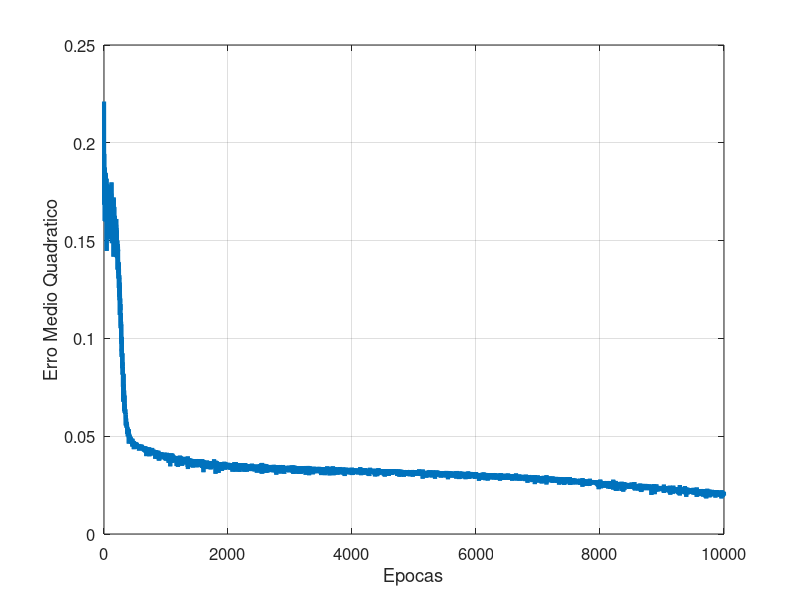
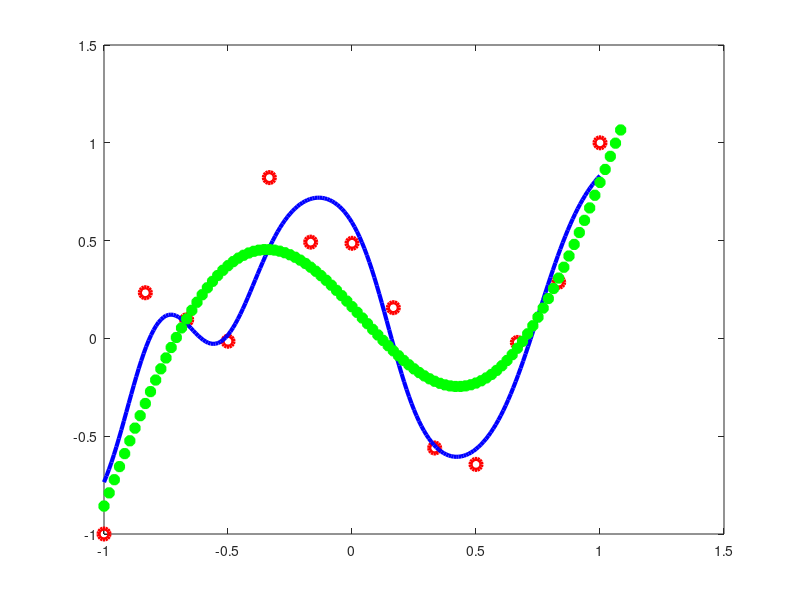

MATLAB code for these plots, in order:
% Implementacao da rede MLP canonica (backpropagation com gradiente descendente)
% Usando as funcoes built-in (internas) do matlab
%
% Objetivo: demonstrar a problematica do OVERFITTING a dados ruidosos
%
% Nota: o mapeamento a ser aprendido eh estatico e unidimensional, logo
%       a rede neural terá uma entrada e uma saida apenas. O unico parametro
%       variavel eh o numero de neuronios ocultos.
%
% Exemplo para disciplina de ICA
% Autor: Guilherme de A. Barreto
% Date: 16/05/2023
%
%
% X = Vetor de entrada
% d = saida desejada (escalar)
% W = Matriz de pesos Entrada -> Camada Oculta
% M = Matriz de Pesos Camada Oculta -> Camada saida
% eta = taxa de aprendizagem
% alfa = fator de momento

clear; clc; %close all;

% Carrega DADOS
%=================
D=load('noisy1d.dat');        % observacoes ruidosas da funcao
Real=load('function1d.dat');  % funcao deterministica (i.e. sem ruido)

% pares (entrada, saida) = (x,d)
x=D(:,1); d=D(:,2);

% Normaliza dados ruidosos
x_min=min(x); x_max=max(x);  % limites necessarios para normalizacao
d_min=min(d); d_max=max(d); % limites necessarios para normalizacao
x=2*(x - x_min)/(x_max-x_min)-1; % normaliza entradas entre -1 e 1
d=2*(d - d_min)/(d_max-d_min)-1;  % normaliza saidas entre -1 e 1

% Normaliza dados da funcao real (deterministica)
Rx=2*(Real(:,1) - x_min)/(x_max-x_min)-1; % normaliza entradas entre -1 e 1
Ry=2*(Real(:,2) - d_min)/(d_max-d_min)-1; % normaliza entradas entre -1 e 1

[LinD ColD]=size(D);

% DEFINE ARQUITETURA DA REDE
%===========================
Ne = 10000; % No. de epocas de treinamento
Ni = 1;   % No. de unidades de entrada
Nh = 50;   % No. de neuronios na camada oculta
No = 1;   % No. de neuronios na camada de saida

eta=0.1;   % Passo de aprendizagem

% Inicia matrizes de pesos
WW=rand(Nh,Ni+1);   % Pesos entrada -> camada oculta
MM=rand(No,Nh+1);   % Pesos camada oculta -> camada de saida

WW=2*WW-1;
MM=2*MM-1;

%%% ETAPA DE TREINAMENTO
for t=1:Ne,

    Epoca=t

    % Embaralha vetores de treinamento e saidas desejadas
    I=randperm(LinD);
    x=x(I); d=d(I);

    EQ=0;
    for tt=1:LinD,   % Inicia LOOP de epocas de treinamento
        % CAMADA OCULTA
        X=[+1; x(tt)];        % Constroi vetor de entrada com adicao da entrada x0=-1
        Ui = WW * X;          % Ativacao (net) dos neuronios da camada oculta

        aux=exp(-Ui);
        %Zi = 1./(1+exp(-Ui)); % Saida entre [0,1] (sigmoide logistica)
        Zi = (1-aux)./(1+aux); % Saida entre [-1,1] (tangente hiperbolica)

        % CAMADA DE SAIDA
        Z=[+1; Zi];           % Constroi vetor de entrada DESTA CAMADA com adicao da entrada y0=-1
        Ak = MM * Z;          % Ativacao (net) dos neuronios da camada de saida

        aux=exp(-Ak);
        %Yk = Ak;	      % Saida linear = funcao identidade
        %Yk = 1./(1+aux); % Saida entre [0,1] (sigmoide logistica)
        Yk = (1-aux)./(1+aux); % Saida entre [-1,1] (tangente hiperbolica)

        % CALCULO DO ERRO
        Ek = d(tt) - Yk;           % erro entre a saida desejada e a saida da rede
        EQ = EQ + 0.5*sum(Ek.^2);     % soma do erro quadratico de todos os neuronios p/ VETOR DE ENTRADA

        %%% CALCULO DOS GRADIENTES LOCAIS
        %Dk = 1;		    % derivada da funcao identidade (camada de saida)
        %Dk = Yk.*(1 - Yk);  % derivada da sigmoide logistica (camada de saida)
        Dk = 0.5*(1 - Yk.*Yk);  % derivada da tangente hiperbolica (camada de saida)
        DDk = Ek.*Dk;       % gradiente local (camada de saida)

        %Di = Zi.*(1 - Zi); % derivada da sigmoide logistica (camada oculta)
        Di = 0.5*(1 - Zi.*Zi); % derivada da tangente hiperbolica (camada oculta)
        DDi = Di.*(MM(:,2:end)'*DDk);    % gradiente local (camada oculta)


        MM = MM + eta*(DDk)*Z'; % AJUSTE DOS PESOS - CAMADA DE SAIDA
        WW = WW + eta*(DDi)*X';  % AJUSTE DOS PESOS - CAMADA OCULTA

    end   % Fim de uma epoca de treinamento

    EQM(t)=EQ/LinD; % MEDIA DO ERRO QUADRATICO P/ EPOCA

end   % Fim do loop de treinamento



%% ETAPA DE GENERALIZACAO  %%%
xmin=min(x);
xmax=max(x);
xn=xmin:0.01:xmax;
LinD=length(xn);
EQ=0;
for tt=1:LinD,   % Inicia LOOP de epocas de treinamento
        % CAMADA OCULTA
        X=[+1; xn(tt)];       % Constroi vetor de entrada com adicao da entrada x0=-1
        Ui = WW * X;          % Ativacao (net) dos neuronios da camada oculta
        %Zi = 1./(1+exp(-Ui)); % Saida entre [0,1] (sigmoide logistica)
        aux = exp(-Ui);
        Zi = (1-aux)./(1+aux); % Saida entre [-1,1] (tangente hiperbolica)

        % CAMADA DE SAIDA
        Z=[+1; Zi];              % Constroi vetor de entrada DESTA CAMADA com adicao da entrada y0=-1
        Ak = MM * Z;             % Ativacao (net) dos neuronios da camada de saida
	      %Yk(tt) = Ak;	         % Saida linear = funcao identidade
        %Yk(tt) = 1/(1+exp(-Ak)); % Saida entre [0,1] (sigmoide logistica)
        aux = exp(-Ak);
        Yk(tt) = (1-aux)./(1+aux); % Saida entre [-1,1] (tangente hieprbolica)
end

% Plota curva de aprendizagem
figure; plot(EQM,'linewidth',3);
xlabel('Epocas'); ylabel('Erro Medio Quadratico');
grid, set(gca,"fontsize", 12)

% Plota dados reais versus dados preditos
figure; plot(x,d,'ro','markersize',8,'linewidth',3,xn,Yk,'b-','markersize',8,'linewidth',3);
hold on; plot(Rx,Ry,'g*','markersize',8,'linewidth',3); hold off

